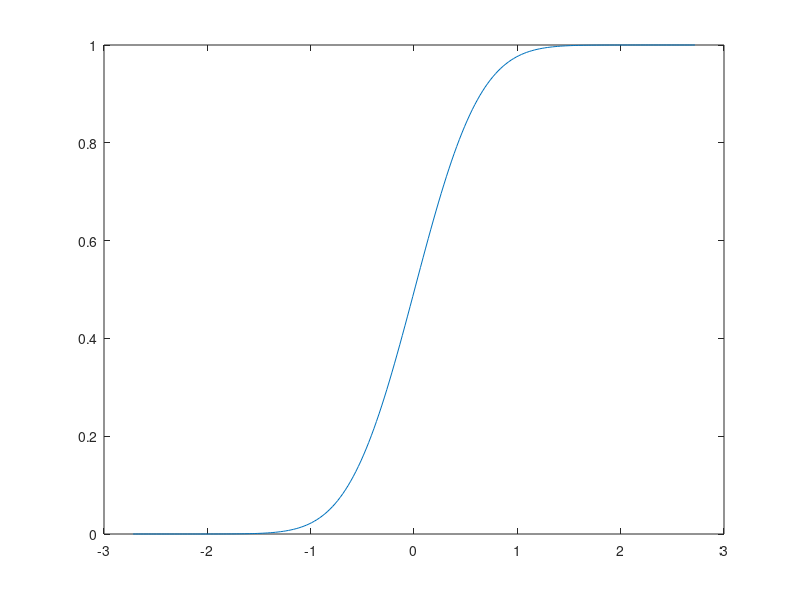

This chart was generated by the following MATLAB code:
clear all;
close all;

%  a1 =  0.254829592;
%  a2 = -0.284496736;
%  a3 =  1.421413741;
%  a4 = -1.453152027;
%  a5 =  1.061405429;
%  a6  =  0.3275911;
% 
% 
% v=-4:0.5:4;
% vs=1;
% if (v<0) 
% vs=-1;
% x=vs.*v./sqrt(2.0);
% else
% x=v./sqrt(2.0);
% end
% t=1.0./(1.0+a6.*x);
% y= 1.0 - (((((a5.*t+a4).*t)+a3).*t+a2).*t+a1).*t.*exp(-1.*x.*x);
% cval=0.5.*(1.0+vs.*y);
% plot(v,cval)

%   int N=1000;
%   double a=0,b=x;
%   double s,h,sum=0.;
%   h=(b-a)/N;
%   sum = sum + exp(-a*a/2.) + 4.*exp(-(a+h)*(a+h)/2.);
%   sum = sum + exp(-b*b/2.);
%   for(int i=1;i<N/2;i++)
%   {
%     s = a + 2*i*h;
%     sum = sum + 2.*exp(-s*s/2.);
%     s = s + h;
%     sum = sum + 4.*exp(-s*s/2.);
%   }
%   sum = 0.5 + h*sum/3./sqrt(8.*atan(1.));
%   b=-2.7183:0.05:2.7183;
  b=-2.7183*2:0.05:2.7183*2;
  maxb=max(b(:));
  minb=min(b(:));
  sizesdif=abs(maxb-minb);
  mulsdif=(2*exp(1))/sizesdif;
  consdif=-1*exp(1)-mulsdif*minb;
  cval=(mulsdif.*b+consdif);
  
  N=1000;
  a=0;
  s=0;
  h=0;
  sum=0.;
  h=(b-a)./N;
  sum = sum + exp(-a.*a./2.) + 4.*exp(-(a+h).*(a+h)./2.);
  sum = sum + exp(-b.*b./2.);
  for i=1 : N/2
    s = a + 2.*i.*h;
    sum = sum + 2.*exp(-s.*s./2.);
    s = s + h;
    sum = sum + 4.*exp(-s.*s./2.);
  end
  sum = 0.5 + h.*sum./3./sqrt(8.*atan(1.));
  plot(cval,sum)

